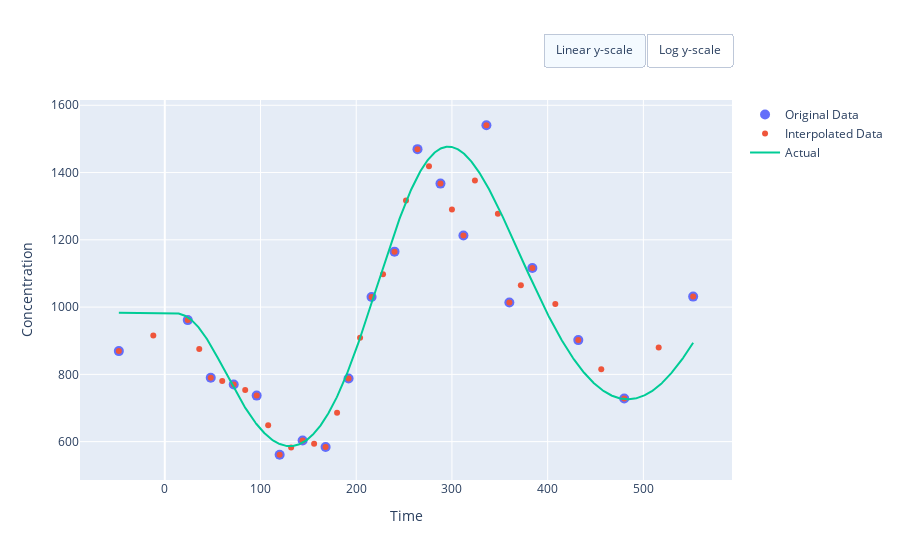

Source (notebook cell):
### Code cell
# Lets Visualise using Plotly

more_times = np.linspace(start_time, end_time, num_obs*10)
more_values = PD_result(dose, num_comp, np.concatenate((PK_params, np.asarray(PD_actual_params[:4]))), more_times)

y_label = "Concentration"
x_label = "Time"

fig = go.Figure()

fig.update_xaxes(title_text=x_label)
fig.update_yaxes(title_text=y_label)

fig.add_trace(go.Scatter(x=df["TIME"], y=df["OBS"],
                    mode='markers',
                    marker_size=10,
                    name='Original Data'))

fig.add_trace(go.Scatter(x=df_new["TIME"], y=df_new["OBS"],
                    mode='markers',
                    name='Interpolated Data'))

fig.add_trace(go.Scatter(x=more_times, y=more_values,
                    mode='lines',
                    name='Actual'))

fig.update_layout(
    updatemenus=[
        dict(
            type = "buttons",
            direction = "left",
            buttons=list([
                dict(
                    args=[{"yaxis.type": "linear"}],
                    label="Linear y-scale",
                    method="relayout"
                ),
                dict(
                    args=[{"yaxis.type": "log"}],
                    label="Log y-scale",
                    method="relayout"
                )
            ]),
            pad={"r": 0, "t": -10},
            showactive=True,
            x=1.0,
            xanchor="right",
            y=1.15,
            yanchor="top"
        ),
    ]
)
fig.show()

### Figure 1 — Plotly figure (JSON) as saved in the notebook; plotly's stock layout.template omitted (floating-point values rounded to 4 significant figures; data arrays with more than 128 entries replaced by an {"elided": "..."} marker saying what was removed)
{"data": [{"marker": {"size": 10}, "mode": "markers", "name": "Original Data", "type": "scatter", "x": [-48, 24, 48, 72, 96, 120, 144, 168, 192, 216, 240, 264, 288, 312, 336, 360, 384, 432, 480, 552], "y": [869.1, 961.3, 790.0, 769.9, 736.8, 561.0, 603.5, 584.1, 787.6, 1030.0, 1165.0, 1470.0, 1367.0, 1213.0, 1541.0, 1014.0, 1116.0, 901.8, 728.2, 1031.0]}, {"mode": "markers", "name": "Interpolated Data", "type": "scatter", "x": [-48, -12, 24, 36, 48, 60, 72, 84, 96, 108, 120, 132, 144, 156, 168, 180, 192, 204, 216, 228, 240, 252, 264, 276, 288, 300, 312, 324, 336, 348, 360, 372, 384, 408, 432, 456, 480, 516, 552], "y": [869.1, 915.2, 961.3, 875.6, 790.0, 779.9, 769.9, 753.3, 736.8, 648.9, 561.0, 582.3, 603.5, 593.8, 584.1, 685.9, 787.6, 908.7, 1030.0, 1097.0, 1165.0, 1317.0, 1470.0, 1418.0, 1367.0, 1290.0, 1213.0, 1377.0, 1541.0, 1277.0, 1014.0, 1065.0, 1116.0, 1009.0, 901.8, 815.0, 728.2, 879.7, 1031.0]}, {"mode": "lines", "name": "Actual", "type": "scatter", "x": {"elided": "1000 float values"}, "y": {"elided": "1000 float values"}}], "layout": {"updatemenus": [{"buttons": [{"args": [{"yaxis.type": "linear"}], "label": "Linear y-scale", "method": "relayout"}, {"args": [{"yaxis.type": "log"}], "label": "Log y-scale", "method": "relayout"}], "direction": "left", "pad": {"r": 0, "t": -10}, "showactive": true, "type": "buttons", "x": 1, "xanchor": "right", "y": 1.15, "yanchor": "top"}], "xaxis": {"title": {"text": "Time"}}, "yaxis": {"title": {"text": "Concentration"}}}}
